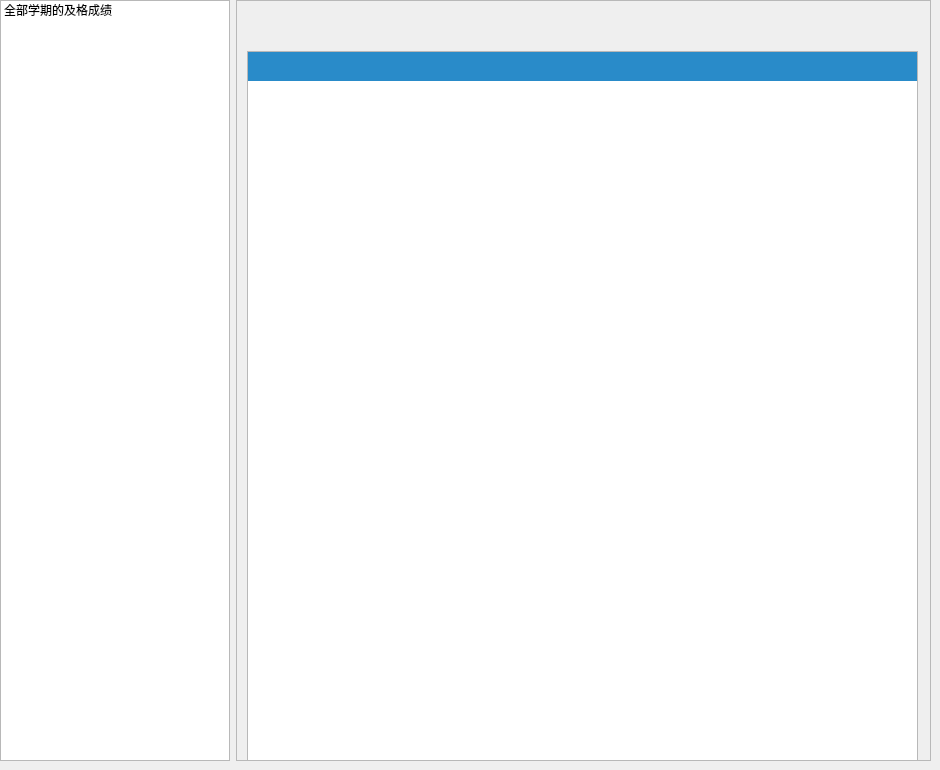
       <widget class="QWidget" name="all_poss_grade_wid">
        <attribute name="title">
         <string>全部及格成绩</string>
        </attribute>
        <widget class="QWidget" name="layoutWidget">
         <property name="geometry">
          <rect>
           <x>0</x>
           <y>0</y>
           <width>931</width>
           <height>761</height>
          </rect>
         </property>
         <layout class="QHBoxLayout" name="horizontalLayout" stretch="0,0">
          <item>
           <widget class="QListWidget" name="scool_year_lwid">
            <property name="minimumSize">
             <size>
              <width>230</width>
              <height>0</height>
             </size>
            </property>
            <property name="maximumSize">
             <size>
              <width>230</width>
              <height>16777215</height>
             </size>
            </property>
            <property name="selectionBehavior">
             <enum>QAbstractItemView::SelectItems</enum>
            </property>
            <property name="currentRow">
             <number>-1</number>
            </property>
            <item>
             <property name="text">
              <string>全部学期的及格成绩</string>
             </property>
            </item>
           </widget>
          </item>
          <item>
           <widget class="QStackedWidget" name="stackedWidget">
            <property name="frameShape">
             <enum>QFrame::StyledPanel</enum>
            </property>
            <property name="currentIndex">
             <number>0</number>
            </property>
            <widget class="QWidget" name="all_passgarade_wid">
             <widget class="QLabel" name="garde_timer_lab">
              <property name="geometry">
               <rect>
                <x>0</x>
                <y>10</y>
                <width>691</width>
                <height>41</height>
               </rect>
              </property>
              <property name="font">
               <font>
                <family>方正粗黑宋简体</family>
                <pointsize>12</pointsize>
               </font>
              </property>
              <property name="text">
               <string/>
              </property>
              <property name="alignment">
               <set>Qt::AlignCenter</set>
              </property>
             </widget>
             <widget class="QTableView" name="allgarde_vie">
              <property name="geometry">
               <rect>
                <x>10</x>
                <y>50</y>
                <width>671</width>
                <height>711</height>
               </rect>
              </property>
              <property name="styleSheet">
               <string notr="true">QTableView QTableCornerButton::section {
    color: white;/*文字颜色*/
    background-color: rgb(41, 139, 201);/*背景色*/
    border: 5px solid #418bc9;/*边框*/
    border-radius:0px;/*边框圆角*/
    border-color: rgb(41, 139, 201);/*边框颜色*/
    font: 10px;/*字体大小*/
    padding:0px 0 0 0px;/*内边距*/
 }

QHeaderView {
    color: white;
    font: bold 10pt;
    background-color: rgb(41, 139, 201);
    border: 0px solid rgb(144, 144, 144);
    border:0px solid rgb(191,191,191);
    border-left-color: rgba(255, 255, 255, 0);
    border-top-color: rgba(255, 255, 255, 0);
    border-radius:0px;
    min-height:29px;
}

QHeaderView::section {
    color: white;
    background-color:rgb(41, 139, 201);
    border: 5px solid #f6f7fa;
    border-radius:0px;
    border-color:rgb(41, 139, 201);
}</string>
              </property>
              <attribute name="verticalHeaderVisible">
               <bool>false</bool>
              </attribute>
             </widget>
            </widget>
           </widget>
          </item>
         </layout>
        </widget>
       </widget>
